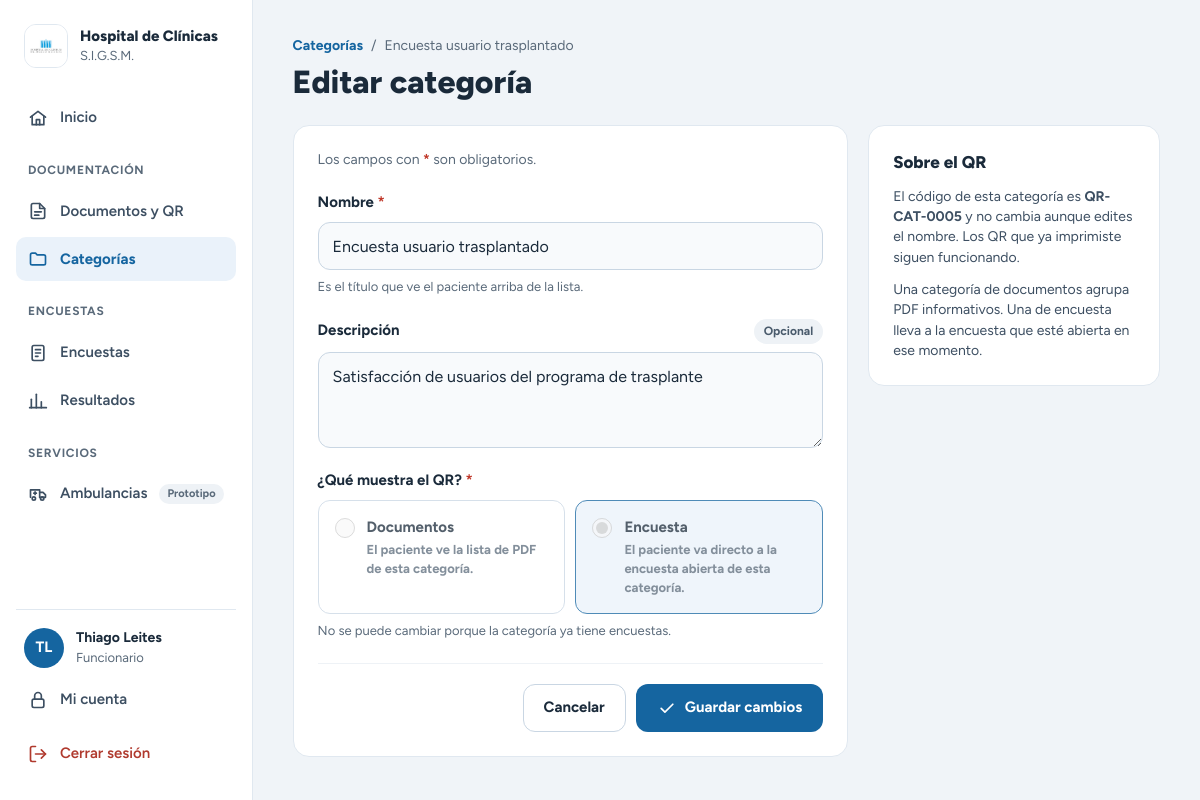
/Proyecto/Modulo_Documentacion/Controlador/categoria_form.php?id=5 (signed in), run on the app's committed database.
### tables this page shows
CREATE TABLE `usuario` (
  `id_usuario` int(11) NOT NULL,
  `nombre_usuario` varchar(50) NOT NULL CHECK (char_length(`nombre_usuario`) >= 4),
  `contrasenha_hash` varchar(255) NOT NULL,
  `nombre` varchar(100) NOT NULL,
  `apellido` varchar(100) NOT NULL,
  `email` varchar(150) NOT NULL CHECK (`email` like '%_@_%.__%'),
  `activo` tinyint(1) NOT NULL DEFAULT 1
);

CREATE TABLE `categoria` (
  `id_categoria` int(11) NOT NULL,
  `nombre` varchar(100) NOT NULL,
  `descripcion` varchar(255) DEFAULT NULL,
  `codigo_qr` varchar(255) NOT NULL,
  `tipo_categoria` enum('documental','encuesta') NOT NULL DEFAULT 'documental'
);

### Proyecto/Modulo_Documentacion/Controlador/categoria_form.php (called while the page is built, shortened)
<?php
require_once __DIR__ . '/../../Servicios_Comunes/Seguridad/helpers.php';
require_once __DIR__ . '/../Modelo/CategoriaModelo.php';
require_once __DIR__ . '/../../Servicios_Comunes/Autenticacion/sesion.php';
$usuarioActual = requerirFuncionario();
$modelo = new CategoriaModelo();
$idCategoria = (int) ($_GET['id'] ?? 0);
$categoria   = null;
if ($idCategoria) {
    $categoria = $modelo->obtener($idCategoria);
}
$tipoBloqueado = $categoria && ((int) $categoria['documentos'] > 0 || (int) $categoria['encuestas'] > 0);
$errores = [];
$datos = [
    'nombre'      => $categoria['nombre'] ?? '',
    'descripcion' => $categoria['descripcion'] ?? '',
    'tipo'        => $categoria['tipo_categoria'] ?? (array_key_exists($_GET['tipo'] ?? '', CategoriaModelo::TIPOS) ? $_GET['tipo'] : 'documental'),
];
require __DIR__ . '/../Vista/categoria_form.php';

### Proyecto/Servicios_Comunes/Seguridad/helpers.php (called while the page is built, shortened)
<?php
if (!function_exists('e')) {
    function e(?string $texto): string
    {
        return htmlspecialchars($texto ?? '', ENT_QUOTES, 'UTF-8');
    }
}
function claseCampo(array $errores, string $campo): string
{
    return isset($errores[$campo]) ? 'campo con-error' : 'campo';
}

### Proyecto/Servicios_Comunes/Conexion_BD/conexion.php (called while the page is built, shortened)
<?php
function conectarBD(): mysqli
{
    $host     = getenv('DB_HOST') ?: 'localhost';
    $usuario  = getenv('DB_USER') ?: 'root';
    $password = getenv('DB_PASSWORD') ?: '';
    $base     = getenv('DB_NAME') ?: 'sigsm';
    try {
        $conexion = new mysqli($host, $usuario, $password, $base);
        $conexion->set_charset('utf8mb4');
        return $conexion;
    } catch (mysqli_sql_exception $e) {
        error_log('Error de conexion a la base: ' . $e->getMessage());
        http_response_code(500);
        exit('No se pudo conectar con el sistema. Intentá de nuevo más tarde.');
    }
}

### Proyecto/Servicios_Comunes/Autenticacion/UsuarioModelo.php (called while the page is built, shortened)
<?php
require_once __DIR__ . '/../Conexion_BD/conexion.php';
class UsuarioModelo
{
    private mysqli $db;
    public function __construct()
    {
        $this->db = conectarBD();
    }
    private function conRoles(?array $usuario): ?array
    {
        $usuario['roles'] = $usuario['roles'] ? explode(',', $usuario['roles']) : [];
        return $usuario;
    }
    private function buscarUno(string $condicion, string $tipos, ...$valores): ?array
    {
        $stmt = $this->db->prepare(self::SELECT_USUARIO . " WHERE $condicion GROUP BY u.id_usuario");
        $stmt->bind_param($tipos, ...$valores);
        $stmt->execute();
        return $this->conRoles($stmt->get_result()->fetch_assoc());
    }
    public function buscarPorId(int $idUsuario): ?array
    {
        return $this->buscarUno('u.id_usuario = ?', 'i', $idUsuario);
    }
}

### Proyecto/Servicios_Comunes/Autenticacion/sesion.php (called while the page is built, shortened)
<?php
require_once __DIR__ . '/../Seguridad/helpers.php';
require_once __DIR__ . '/UsuarioModelo.php';
function usuarioActual(): ?array
{
    $datos = (new UsuarioModelo())->buscarPorId((int) $_SESSION['usuario']['id_usuario']);
    return $_SESSION['usuario'];
}
function puedeEntrarAlPanel(array $usuario): bool
{
    return (bool) array_intersect($usuario['roles'], ROLES_PANEL);
}
function requerirFuncionario(): array
{
    $usuario = usuarioActual();
    return $usuario;
}
function rolPrincipal(array $usuario): string
{
    foreach (ROLES_PANEL as $rol) {
        if (in_array($rol, $usuario['roles'], true)) {
            return ucfirst($rol);
        }
    }
    return '';
}

### Proyecto/Modulo_Documentacion/Modelo/CategoriaModelo.php (called while the page is built, shortened)
<?php
require_once __DIR__ . '/../../Servicios_Comunes/Conexion_BD/conexion.php';
class CategoriaModelo
{
    private mysqli $db;
    public function __construct()
    {
        $this->db = conectarBD();
    }
    public function obtener(int $idCategoria): ?array
    {
        $sql = "SELECT c.id_categoria, c.nombre, c.descripcion, c.codigo_qr, c.tipo_categoria,
                       (SELECT COUNT(*) FROM documento d WHERE d.id_categoria = c.id_categoria) AS documentos,
                       (SELECT COUNT(*) FROM encuesta e WHERE e.id_categoria = c.id_categoria) AS encuestas
                FROM categoria c
                WHERE c.id_categoria = ?";
        $stmt = $this->db->prepare($sql);
        $stmt->bind_param('i', $idCategoria);
        $stmt->execute();
        return $stmt->get_result()->fetch_assoc() ?: null;
    }
}

### Proyecto/Modulo_Documentacion/Vista/categoria_form.php (the view, shortened to what this page needs)
<?php
$raiz = '../../';
$seccionActiva = 'categorias';
$titulo = $categoria ? 'Editar categoría' : 'Nueva categoría';
?>
<!DOCTYPE html>
<html lang="es">
<head>
  <link rel="stylesheet" href="../../Servicios_Comunes/Vista_General/assets/css/panel.css">
</head>
<body>
<div class="app">
  <?php require __DIR__ . '/../../Servicios_Comunes/Vista_General/sidebar.php'; ?>
  <main class="contenido">
    <div>
      <nav class="ruta" aria-label="Ruta">
        <a href="categorias.php">Categorías</a>
        <span aria-hidden="true">/</span>
        <span><?= e($categoria ? $categoria['nombre'] : 'Nueva categoría') ?></span>
      </nav>
      <div class="encabezado"><h1><?= e($titulo) ?></h1></div>
    </div>
    <div class="fila-columnas">
      <form class="tarjeta formulario" method="post" action="categoria_form.php<?= $categoria ? '?id=' . (int) $categoria['id_categoria'] : '' ?>" novalidate>
        <p class="nota" style="font-size:14px">Los campos con <strong class="obligatorio">*</strong> son obligatorios.</p>
        <div class="<?= claseCampo($errores, 'nombre') ?>">
          <label for="nombre">Nombre <span class="obligatorio" aria-hidden="true">*</span></label>
          <input id="nombre" name="nombre" type="text" maxlength="100" required value="<?= e($datos['nombre']) ?>"
                 placeholder="Ej: Nefrología y trasplante" <?= isset($errores['nombre']) ? 'aria-describedby="error-nombre"' : '' ?>>
          <span class="ayuda">Es el título que ve el paciente arriba de la lista.</span>
        </div>
        <div class="<?= claseCampo($errores, 'descripcion') ?>">
          <div class="campo-cabecera">
            <label for="descripcion">Descripción</label>
            <span class="chip-opcional">Opcional</span>
          </div>
          <textarea id="descripcion" name="descripcion" maxlength="255"
                    placeholder="Ej: Indicaciones para pacientes del centro de nefrología"><?= e($datos['descripcion']) ?></textarea>
        </div>
        <fieldset class="<?= claseCampo($errores, 'tipo') ?> grupo-opciones">
          <legend class="etiqueta">¿Qué muestra el QR? <span class="obligatorio" aria-hidden="true">*</span></legend>
          <div class="opciones-tarjeta">
            <label class="opcion-tarjeta">
              <input type="radio" name="tipo" value="documental" <?= $datos['tipo'] === 'documental' ? 'checked' : '' ?> <?= $tipoBloqueado ? 'disabled' : '' ?>>
              <span>
                <strong>Documentos</strong>
                <small>El paciente ve la lista de PDF de esta categoría.</small>
              </span>
            </label>
            <label class="opcion-tarjeta">
              <input type="radio" name="tipo" value="encuesta" <?= $datos['tipo'] === 'encuesta' ? 'checked' : '' ?> <?= $tipoBloqueado ? 'disabled' : '' ?>>
              <span>
                <strong>Encuesta</strong>
                <small>El paciente va directo a la encuesta abierta de esta categoría.</small>
              </span>
            </label>
          </div>
          <?php if ($tipoBloqueado): ?>
            <span class="ayuda">No se puede cambiar porque la categoría ya tiene <?= $datos['tipo'] === 'encuesta' ? 'encuestas' : 'documentos' ?>.</span>
          <?php endif; ?>
        </fieldset>
        <div class="botones-form">
          <a class="btn btn-secundario" href="categorias.php">Cancelar</a>
          <button type="submit" class="btn btn-primario">
            <svg class="icono" viewBox="0 0 24 24" aria-hidden="true"><path d="M5 12.5l4.5 4.5L19 7.5"></path></svg>
            <?= $categoria ? 'Guardar cambios' : 'Crear categoría' ?>
          </button>
        </div>
      </form>
      <aside class="tarjeta tarjeta-ayuda">
        <h2>Sobre el QR</h2>
        <?php if ($categoria): ?>
          <p>El código de esta categoría es <strong><?= e($categoria['codigo_qr']) ?></strong> y no cambia aunque edites el nombre. Los QR que ya imprimiste siguen funcionando.</p>
        <?php else: ?>
          <p>Al crearla, el sistema le asigna un código fijo (por ejemplo <strong>QR-CAT-0006</strong>) y ya podés imprimir o descargar su QR.</p>
        <?php endif; ?>
        <p>Una categoría de documentos agrupa PDF informativos. Una de encuesta lleva a la encuesta que esté abierta en ese momento.</p>
      </aside>
    </div>
  </main>
</div>
</body>
</html>

### Proyecto/Servicios_Comunes/Vista_General/sidebar.php (shortened to what this page needs)
<?php
$grupos = [
    '' => [
        'inicio' => [
            'texto' => 'Inicio',
            'url'   => $raiz . 'Modulo_Documentacion/Controlador/inicio.php',
            'icono' => '<path d="M3 11l9-7 9 7"></path><path d="M5 10v10h14V10"></path><path d="M10 20v-6h4v6"></path>',
        ],
    ],
    'DOCUMENTACIÓN' => [
        'documentos' => [
            'texto' => 'Documentos y QR',
            'url'   => $raiz . 'Modulo_Documentacion/Controlador/documentos.php',
            'icono' => '<path d="M14 3H6a2 2 0 0 0-2 2v14a2 2 0 0 0 2 2h12a2 2 0 0 0 2-2V9z"></path><path d="M14 3v6h6"></path><path d="M8 13h8"></path><path d="M8 17h5"></path>',
        ],
        'categorias' => [
            'texto' => 'Categorías',
            'url'   => $raiz . 'Modulo_Documentacion/Controlador/categorias.php',
            'icono' => '<path d="M3 7a2 2 0 0 1 2-2h4l2 2h8a2 2 0 0 1 2 2v8a2 2 0 0 1-2 2H5a2 2 0 0 1-2-2z"></path>',
        ],
    ],
    'ENCUESTAS' => [
        'encuestas' => [
            'texto' => 'Encuestas',
            'url'   => $raiz . 'Modulo_Encuestas/Controlador/encuestas.php',
            'icono' => '<rect x="5" y="3" width="14" height="18" rx="2"></rect><path d="M9 8h6"></path><path d="M9 12h6"></path><path d="M9 16h3"></path>',
        ],
        'resultados' => [
            'texto' => 'Resultados',
            'url'   => $raiz . 'Modulo_Encuestas/Controlador/resultados.php',
            'icono' => '<path d="M4 20V10"></path><path d="M10 20V4"></path><path d="M16 20v-7"></path><path d="M22 20H2"></path>',
        ],
    ],
];
?>
<aside class="sidebar">
  <div class="sidebar-marca">
    <div class="sidebar-logo"><img src="<?= e($raiz) ?>assets/hospitalLogo.png" alt="Hospital de Clínicas"></div>
    <div>
      <span class="sidebar-nombre">Hospital de Clínicas</span>
      <span class="sidebar-sub">S.I.G.S.M.</span>
    </div>
  </div>
  <nav class="sidebar-nav" aria-label="Menú principal">
    <?php foreach ($grupos as $tituloGrupo => $enlaces): ?>
      <?php if ($tituloGrupo !== ''): ?><span class="sidebar-seccion"><?= e($tituloGrupo) ?></span><?php endif; ?>
      <?php foreach ($enlaces as $clave => $enlace): ?>
        <a class="sidebar-item<?= $seccionActiva === $clave ? ' activo' : '' ?>" href="<?= e($enlace['url']) ?>"
           <?= $seccionActiva === $clave ? 'aria-current="page"' : '' ?>>
          <svg class="icono" viewBox="0 0 24 24" aria-hidden="true"><?= $enlace['icono'] ?></svg>
          <?= e($enlace['texto']) ?>
        </a>
      <?php endforeach; ?>
    <?php endforeach; ?>
    <span class="sidebar-seccion">SERVICIOS</span>
    <a class="sidebar-item" href="<?= e($raiz) ?>Modulo_Ambulancias/Vista/indexA.html">
      <svg class="icono" viewBox="0 0 24 24" aria-hidden="true"><path d="M3 16V7h11v9"></path><path d="M14 10h4l3 3v3h-7"></path><circle cx="7" cy="17.5" r="2"></circle><circle cx="17" cy="17.5" r="2"></circle><path d="M8.5 9.5v3"></path><path d="M7 11h3"></path></svg>
      Ambulancias
      <span class="chip-pronto">Prototipo</span>
    </a>
  </nav>
  <?php if (!empty($usuarioActual)): ?>
    <div class="sidebar-usuario">
      <div class="sidebar-persona">
        <span class="avatar" aria-hidden="true"><?= e(mb_strtoupper(mb_substr($usuarioActual['nombre'], 0, 1) . mb_substr($usuarioActual['apellido'], 0, 1))) ?></span>
        <div>
          <span class="sidebar-nombre"><?= e($usuarioActual['nombre'] . ' ' . $usuarioActual['apellido']) ?></span>
          <span class="sidebar-sub"><?= e(rolPrincipal($usuarioActual)) ?></span>
        </div>
      </div>
      <a class="sidebar-item<?= $seccionActiva === 'mi_cuenta' ? ' activo' : '' ?>" href="<?= e($raiz) ?>Servicios_Comunes/Autenticacion/mi_cuenta.php">
        <svg class="icono" viewBox="0 0 24 24" aria-hidden="true"><rect x="5" y="11" width="14" height="10" rx="2"></rect><path d="M8 11V7a4 4 0 0 1 8 0v4"></path></svg>
        Mi cuenta
      </a>
      <form method="post" action="<?= e($raiz) ?>Servicios_Comunes/Autenticacion/logout.php">
        <button type="submit" class="sidebar-item salir">
          <svg class="icono" viewBox="0 0 24 24" aria-hidden="true"><path d="M9 21H5a2 2 0 0 1-2-2V5a2 2 0 0 1 2-2h4"></path><path d="M16 17l5-5-5-5"></path><path d="M21 12H9"></path></svg>
          Cerrar sesión
        </button>
      </form>
    </div>
  <?php endif; ?>
</aside>

### data on the page
usuario: nombre+apellido "TL", nombre+apellido "Thiago Leites"
categoria: nombre "Encuesta usuario trasplantado", descripcion "Satisfacción de usuarios del programa de trasplante", tipo_categoria "☐ Documentos El paciente ve la l", tipo_categoria "☑ Encuesta El paciente va direct", codigo_qr "QR-CAT-0005"

### other printed values
$enlace['texto'] "Inicio"
$tituloGrupo "DOCUMENTACIÓN"
$enlace['texto'] "Documentos y QR"
$enlace['texto'] "Categorías"
$tituloGrupo "ENCUESTAS"
$enlace['texto'] "Encuestas"
$enlace['texto'] "Resultados"
rolPrincipal($usuarioActual) "Funcionario"
$titulo "Editar categoría"
